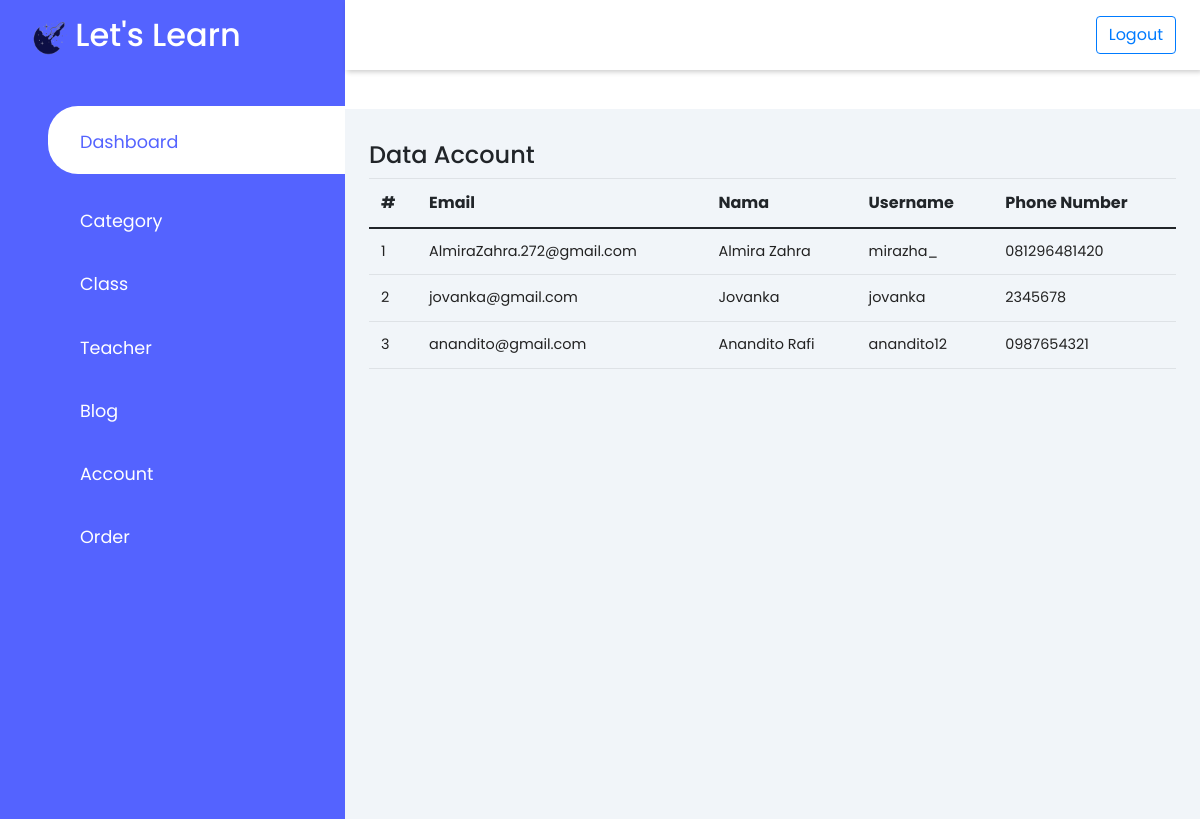
The page /back/index.php?page=akun on the database its author committed.
### tables this page shows
CREATE TABLE `user` (
  `id_user` int(11) NOT NULL,
  `email` varchar(100) NOT NULL,
  `nama_user` varchar(50) NOT NULL,
  `username` varchar(50) NOT NULL,
  `password` varchar(50) NOT NULL,
  `phone_number` varchar(20) NOT NULL,
  `level` enum('user','admin') NOT NULL
);

### back/users/index.php (the view, shortened to what this page needs)
<div class="row">
    <div class="col-md-12">
        <div class="d-flex justify-content-between">
            <h4>Data Account</h4>
        </div>
        <div class="table-responsive">
            <table class="table">
                <thead>
                    <tr>
                        <th>#</th>
                        <th>Email</th>
                        <th>Nama</th>
                        <th>Username</th>
                        <th>Phone Number</th>
                    </tr>
                </thead>
                <tbody>
                    <?php
                    $query = mysqli_query($koneksi, "SELECT * FROM user");
                    $no = 1;
                    if(mysqli_num_rows($query) > 0){
                    foreach($query as $data){
                    ?>
                    <tr>
                        <td><?= $no++ ?></td>
                        <td><?= $data['email'] ?></td>
                        <td><?= $data['nama_user'] ?></td>
                        <td><?= $data['username'] ?></td>
                        <td><?= $data['phone_number'] ?></td>
                    </tr>
                    <?php
                    }
                    }
                    ?>
            </table>
        </div>
    </div>
</div>

### aset/css/style.css (style rules this page uses)
:root { --main-color:#5463ff; --color-dark:#2537ff; --text-grey: #8390A2; }
* { padding: 0; margin: 0; box-sizing: border-box; list-style-type: none; text-decoration: none; font-family: 'Poppins', sans-serif; }
table { border-collapse: collapse; }
thead tr { border-top: 1px solid #f0f0f0; border-bottom: 2px solid #f0f0f0; }
td { padding: .5rem 1rem; font-size: .9rem; color: #222; }
.table-responsive { width: 100%; overflow-x: auto; }

### rows shown on the page
user: email "AlmiraZahra.272@gmail.com", nama_user "Almira Zahra", username "mirazha_", phone_number "081296481420"
user: email "jovanka@gmail.com", nama_user "Jovanka", username "jovanka", phone_number "2345678"
user: email "anandito@gmail.com", nama_user "Anandito Rafi", username "anandito12", phone_number "0987654321"
